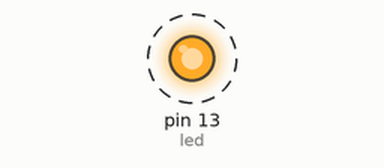
Recording of a sketch running on a simulated Arduino Uno, built with avr-gcc and run on an emulated ATmega328P. On the bench: output pins drawn as LEDs (lit = HIGH). Dashed ring = blinking.

Above: at 0.1 s.
Timing chart, 0 to 3.0 s (numbered marks = the images above):
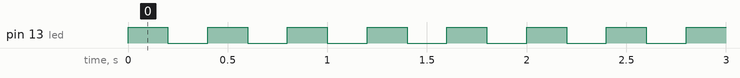

Measured:
- by itself, pin 13 (led): alternates HIGH for 0.20 s and LOW for 0.20 s

The sketch:

test.ino
```cpp
#define t 200
#define led 13
#define led_ON digitalWrite (led,HIGH);
#define led_OFF digitalWrite (led,LOW);
void setup()
{
  pinMode (led, OUTPUT);
}
void loop ()
{
  led_ON;
  delay (t);
  led_OFF;
  delay (t);
}
```
